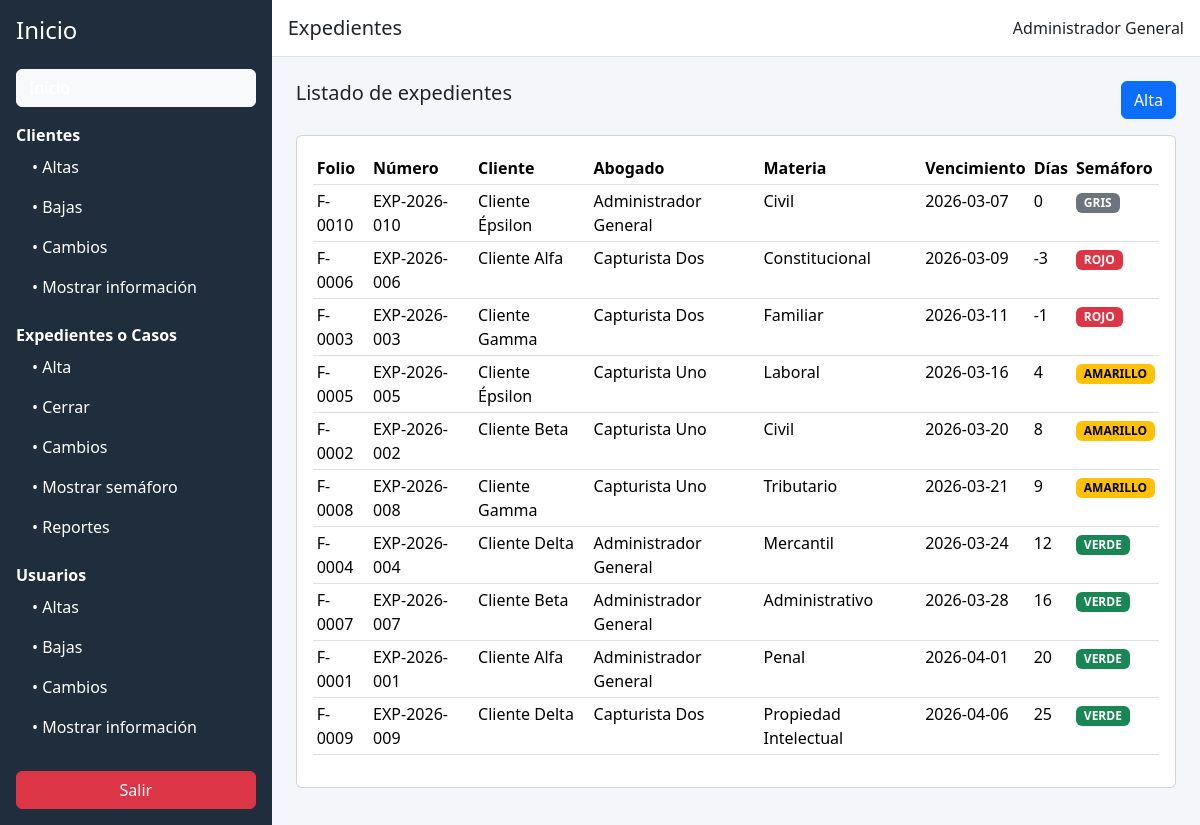
The app's page /expedientes (signed in) with its own data.
### tables this page shows
CREATE TABLE IF NOT EXISTS expedientes (
    id BIGINT AUTO_INCREMENT PRIMARY KEY,
    folio VARCHAR(50) NOT NULL,
    numero_expediente VARCHAR(120) NOT NULL,
    cliente_id BIGINT NOT NULL,
    empresa_id BIGINT NOT NULL,
    abogado_responsable_id BIGINT NOT NULL,
    tipo_asunto VARCHAR(120) NOT NULL,
    materia VARCHAR(80) NOT NULL,
    autoridad VARCHAR(120) NOT NULL,
    descripcion TEXT NULL,
    fecha_inicio DATE NOT NULL,
    fecha_vencimiento DATE NOT NULL,
    fecha_termino_real DATE NULL,
    estatus ENUM('ACTIVO','CERRADO') NOT NULL DEFAULT 'ACTIVO',
    porcentaje_avance TINYINT NOT NULL DEFAULT 0,
    semaforo ENUM('VERDE','AMARILLO','ROJO','GRIS') NOT NULL DEFAULT 'VERDE',
    dias_restantes INT NOT NULL DEFAULT 0,
    requiere_convenio TINYINT(1) NOT NULL DEFAULT 0,
    requiere_amparo TINYINT(1) NOT NULL DEFAULT 0,
    notas TEXT NULL,
    created_at TIMESTAMP NULL,
    updated_at TIMESTAMP NULL,
    FOREIGN KEY (cliente_id) REFERENCES clientes(id),
    FOREIGN KEY (empresa_id) REFERENCES empresas(id),
    FOREIGN KEY (abogado_responsable_id) REFERENCES usuarios(id)
);

CREATE TABLE IF NOT EXISTS clientes (
    id BIGINT AUTO_INCREMENT PRIMARY KEY,
    empresa_id BIGINT NOT NULL,
    nombre VARCHAR(150) NOT NULL,
    email VARCHAR(150) NULL,
    telefono VARCHAR(25) NULL,
    direccion VARCHAR(255) NULL,
    rfc VARCHAR(20) NULL,
    activo TINYINT(1) NOT NULL DEFAULT 1,
    created_at TIMESTAMP NULL,
    updated_at TIMESTAMP NULL,
    FOREIGN KEY (empresa_id) REFERENCES empresas(id)
);

CREATE TABLE IF NOT EXISTS usuarios (
    id BIGINT AUTO_INCREMENT PRIMARY KEY,
    empresa_id BIGINT NOT NULL,
    rol_id BIGINT NOT NULL,
    nombre VARCHAR(120) NOT NULL,
    email VARCHAR(150) NOT NULL UNIQUE,
    telefono VARCHAR(25) NULL,
    password_hash VARCHAR(255) NOT NULL,
    activo TINYINT(1) NOT NULL DEFAULT 1,
    created_at TIMESTAMP NULL,
    updated_at TIMESTAMP NULL,
    FOREIGN KEY (empresa_id) REFERENCES empresas(id),
    FOREIGN KEY (rol_id) REFERENCES roles(id)
);

### app/helpers/helpers.php (called while the page is built, shortened)
<?php
if (!function_exists('config')) {
    function config(string $key, mixed $default = null): mixed
    {
        static $config = null;
        if ($config === null) {
            $config = [
                'app' => require __DIR__ . '/../../config/app.php',
                'database' => require __DIR__ . '/../../config/database.php',
                'mail' => require __DIR__ . '/../../config/mail.php',
                'whatsapp' => require __DIR__ . '/../../config/whatsapp.php',
            ];
        }
        $segments = explode('.', $key);
        $value = $config;
        foreach ($segments as $segment) {
            $value = $value[$segment];
        }
        return $value;
    }
}
if (!function_exists('env')) {
    function env(string $key, mixed $default = null): mixed
    {
        $value = $_ENV[$key] ?? $_SERVER[$key] ?? getenv($key);
        return $value === false || $value === null ? $default : $value;
    }
}
if (!function_exists('base_path')) {
    function base_path(string $path = ''): string
    {
        $base = dirname(__DIR__, 2);
        return $path === '' ? $base : $base . DIRECTORY_SEPARATOR . ltrim($path, DIRECTORY_SEPARATOR);
    }
}
if (!function_exists('view')) {
    function view(string $view, array $data = []): void
    {
        extract($data, EXTR_SKIP);
        require base_path('resources/views/layouts/app.php');
    }
}
if (!function_exists('e')) {
    function e(string $value): string
    {
        return htmlspecialchars($value, ENT_QUOTES, 'UTF-8');
    }
}

### app/controllers/ExpedientesController.php (called while the page is built, shortened)
<?php
class ExpedientesController
{
    public function index(): void
    {
        $expedientes = (new Expediente())->allByEmpresa((int)$_SESSION['user']['empresa_id']);
        view('expedientes.index', ['title' => 'Expedientes', 'expedientes' => $expedientes]);
    }
}

### public/index.php (called while the page is built, shortened)
<?php
require dirname(__DIR__) . '/app/helpers/helpers.php';
$router = new Router();
$router->dispatch($_SERVER['REQUEST_METHOD'], $_SERVER['REQUEST_URI']);

### app/services/AuthService.php (called while the page is built, shortened)
<?php
class AuthService
{
    public static function user(): ?array
    {
        return $_SESSION['user'] ?? null;
    }
}

### config/app.php (called while the page is built)
<?php
return [
    'name' => env('APP_NAME', 'ExpedientesApp'),
    'env' => env('APP_ENV', 'local'),
    'debug' => filter_var(env('APP_DEBUG', true), FILTER_VALIDATE_BOOL),
    'url' => env('APP_URL', 'http://localhost:8080'),
    'timezone' => env('APP_TIMEZONE', 'America/Mexico_City'),
    'key' => env('APP_KEY', 'change_me'),
];

### config/database.php (called while the page is built)
<?php
return [
    'host' => env('DB_HOST', '127.0.0.1'),
    'port' => env('DB_PORT', '3306'),
    'database' => env('DB_NAME', 'expedientes_app'),
    'username' => env('DB_USER', 'root'),
    'password' => env('DB_PASS', ''),
];

### config/mail.php (called while the page is built)
<?php
return [
    'host' => env('SMTP_HOST', 'localhost'),
    'port' => env('SMTP_PORT', 25),
    'username' => env('SMTP_USER', ''),
    'password' => env('SMTP_PASS', ''),
    'from_address' => env('SMTP_FROM', 'noreply@example.com'),
    'from_name' => env('SMTP_FROM_NAME', 'Expedientes App'),
];

### config/whatsapp.php (called while the page is built)
<?php
return [
    'provider' => env('WHATSAPP_PROVIDER', 'twilio'),
    'token' => env('WHATSAPP_TOKEN', ''),
    'phone_id' => env('WHATSAPP_PHONE_ID', ''),
    'to' => env('WHATSAPP_TO', ''),
    'twilio_sid' => env('TWILIO_SID', ''),
    'twilio_from' => env('TWILIO_FROM', ''),
];

### app/services/Database.php (called while the page is built, shortened)
<?php
class Database
{
    private static ?PDO $connection = null;
    public static function connection(): PDO
    {
        if (self::$connection === null) {
            $cfg = config('database');
            $dsn = sprintf('mysql:host=%s;port=%s;dbname=%s;charset=utf8mb4', $cfg['host'], $cfg['port'], $cfg['database']);
            self::$connection = new PDO($dsn, $cfg['username'], $cfg['password'], [
                PDO::ATTR_ERRMODE => PDO::ERRMODE_EXCEPTION,
                PDO::ATTR_DEFAULT_FETCH_MODE => PDO::FETCH_ASSOC,
            ]);
        }
        return self::$connection;
    }
}

### app/models/BaseModel.php (called while the page is built, shortened)
<?php
abstract class BaseModel
{
    public function __construct()
    {
        $this->db = Database::connection();
    }
}

### app/models/Expediente.php (called while the page is built, shortened)
<?php
class Expediente extends BaseModel
{
    public function allByEmpresa(int $empresaId): array
    {
        $sql = 'SELECT e.*, c.nombre AS cliente, u.nombre AS abogado
                FROM expedientes e
                INNER JOIN clientes c ON c.id = e.cliente_id
                INNER JOIN usuarios u ON u.id = e.abogado_responsable_id
                WHERE e.empresa_id = :empresa
                ORDER BY e.fecha_vencimiento ASC';
        $stmt = $this->db->prepare($sql);
        $stmt->execute(['empresa' => $empresaId]);
        return $stmt->fetchAll();
    }
}

### resources/views/expedientes/index.php (the view)
<div class="d-flex justify-content-between mb-3"><h5>Listado de expedientes</h5><a class="btn btn-primary" href="/expedientes/create">Alta</a></div>
<div class="card"><div class="card-body">
<table class="table table-sm table-hover"><thead><tr><th>Folio</th><th>Número</th><th>Cliente</th><th>Abogado</th><th>Materia</th><th>Vencimiento</th><th>Días</th><th>Semáforo</th></tr></thead><tbody>
<?php foreach ($expedientes as $e): ?>
<tr>
    <td><?= e($e['folio']) ?></td><td><?= e($e['numero_expediente']) ?></td><td><?= e($e['cliente']) ?></td><td><?= e($e['abogado']) ?></td><td><?= e($e['materia']) ?></td><td><?= e($e['fecha_vencimiento']) ?></td><td><?= (int)$e['dias_restantes'] ?></td>
    <td><span class="badge semaforo-<?= strtolower($e['semaforo']) ?>"><?= e($e['semaforo']) ?></span></td>
</tr>
<?php endforeach; ?>
</tbody></table>
</div></div>

### app/services/Router.php (shortened to what this page needs)
<?php
class Router
{
    private array $routes = [];
    private function map(string $method, string $uri, callable|array $handler): void
    {
        $this->routes[$method][rtrim($uri, '/') ?: '/'] = $handler;
    }
    public function dispatch(string $method, string $uri): void
    {
        $uri = rtrim(parse_url($uri, PHP_URL_PATH) ?: '/', '/') ?: '/';
        $handler = $this->routes[$method][$uri] ?? null;
        if (is_array($handler)) {
            [$class, $action] = $handler;
            (new $class())->{$action}();
            return;
        }
    }
}

### resources/views/layouts/app.php (shortened to what this page needs)
<?php
$user = AuthService::user();
?>
<!doctype html>
<html lang="es">
<head>
    <link href="https://cdn.jsdelivr.net/npm/bootstrap@5.3.3/dist/css/bootstrap.min.css" rel="stylesheet">
    <link rel="stylesheet" href="/css/app.css">
</head>
<body>
<div class="d-flex">
    <?php if ($user): ?>
        <aside class="sidebar p-3">
            <h4 class="mb-4">Inicio</h4>
            <ul class="nav flex-column gap-2">
                <li><a class="btn btn-light text-start w-100" href="/">Inicio</a></li>
                <li><div class="fw-bold mt-2">Clientes</div>
                    <a class="nav-link" href="/clientes">• Altas</a>
                    <a class="nav-link" href="/clientes">• Bajas</a>
                    <a class="nav-link" href="/clientes">• Cambios</a>
                    <a class="nav-link" href="/clientes">• Mostrar información</a>
                </li>
                <li><div class="fw-bold mt-2">Expedientes o Casos</div>
                    <a class="nav-link" href="/expedientes/create">• Alta</a>
                    <a class="nav-link" href="/expedientes">• Cerrar</a>
                    <a class="nav-link" href="/expedientes">• Cambios</a>
                    <a class="nav-link" href="/expedientes">• Mostrar semáforo</a>
                    <a class="nav-link" href="/reportes">• Reportes</a>
                </li>
                <li><div class="fw-bold mt-2">Usuarios</div>
                    <a class="nav-link" href="/usuarios">• Altas</a>
                    <a class="nav-link" href="/usuarios">• Bajas</a>
                    <a class="nav-link" href="/usuarios">• Cambios</a>
                    <a class="nav-link" href="/usuarios">• Mostrar información</a>
                </li>
            </ul>
            <form method="post" action="/logout" class="mt-4">
                <button class="btn btn-danger w-100">Salir</button>
            </form>
        </aside>
    <?php endif; ?>
    <main class="content flex-grow-1">
        <?php if ($user): ?>
            <header class="topbar d-flex justify-content-between align-items-center p-3 border-bottom bg-white">
                <h5 class="mb-0"><?= e($title ?? 'Panel') ?></h5>
                <span><?= e($user['nombre']) ?></span>
            </header>
        <?php endif; ?>
        <section class="p-4">
            <?php require $viewPath; ?>
        </section>
    </main>
</div>
</body>
</html>

### public/css/app.css (style rules this page uses)
body { background: #f4f6f9; font-family: "Segoe UI", Tahoma, sans-serif; }
.sidebar { width: 280px; min-height: 100vh; background: #1f2d3d; color: #fff; }
.sidebar .nav-link, .sidebar .btn { color: #fff; }
.content { min-height: 100vh; }
.topbar { position: sticky; top: 0; z-index: 10; }
.badge.semaforo-verde { background: #198754; }
.badge.semaforo-amarillo { background: #ffc107; color: #000; }
.badge.semaforo-rojo { background: #dc3545; }
.badge.semaforo-gris { background: #6c757d; }
.table { background: #fff; }

### records on screen
expedientes: folio "F-0010", numero_expediente "EXP-2026-010", cliente.nombre "Cliente Épsilon", abogado_responsable.nombre "Administrador General", materia "Civil", fecha_vencimiento "2026-03-07", dias_restantes "0", semaforo "GRIS"
expedientes: folio "F-0006", numero_expediente "EXP-2026-006", cliente.nombre "Cliente Alfa", abogado_responsable.nombre "Capturista Dos", materia "Constitucional", fecha_vencimiento "2026-03-09", dias_restantes "-3", semaforo "ROJO"
expedientes: folio "F-0003", numero_expediente "EXP-2026-003", cliente.nombre "Cliente Gamma", abogado_responsable.nombre "Capturista Dos", materia "Familiar", fecha_vencimiento "2026-03-11", dias_restantes "-1", semaforo "ROJO"
expedientes: folio "F-0005", numero_expediente "EXP-2026-005", cliente.nombre "Cliente Épsilon", abogado_responsable.nombre "Capturista Uno", materia "Laboral", fecha_vencimiento "2026-03-16", dias_restantes "4", semaforo "AMARILLO"
expedientes: folio "F-0002", numero_expediente "EXP-2026-002", cliente.nombre "Cliente Beta", abogado_responsable.nombre "Capturista Uno", materia "Civil", fecha_vencimiento "2026-03-20", dias_restantes "8", semaforo "AMARILLO"
expedientes: folio "F-0008", numero_expediente "EXP-2026-008", cliente.nombre "Cliente Gamma", abogado_responsable.nombre "Capturista Uno", materia "Tributario", fecha_vencimiento "2026-03-21", dias_restantes "9", semaforo "AMARILLO"
expedientes: folio "F-0004", numero_expediente "EXP-2026-004", cliente.nombre "Cliente Delta", abogado_responsable.nombre "Administrador General", materia "Mercantil", fecha_vencimiento "2026-03-24", dias_restantes "12", semaforo "VERDE"
expedientes: folio "F-0007", numero_expediente "EXP-2026-007", cliente.nombre "Cliente Beta", abogado_responsable.nombre "Administrador General", materia "Administrativo", fecha_vencimiento "2026-03-28", dias_restantes "16", semaforo "VERDE"
expedientes: folio "F-0001", numero_expediente "EXP-2026-001", cliente.nombre "Cliente Alfa", abogado_responsable.nombre "Administrador General", materia "Penal", fecha_vencimiento "2026-04-01", dias_restantes "20", semaforo "VERDE"
expedientes: folio "F-0009", numero_expediente "EXP-2026-009", cliente.nombre "Cliente Delta", abogado_responsable.nombre "Capturista Dos", materia "Propiedad Intelectual", fecha_vencimiento "2026-04-06", dias_restantes "25", semaforo "VERDE"

### other values on screen
$title "Expedientes"
$user['nombre'] "Administrador General"
